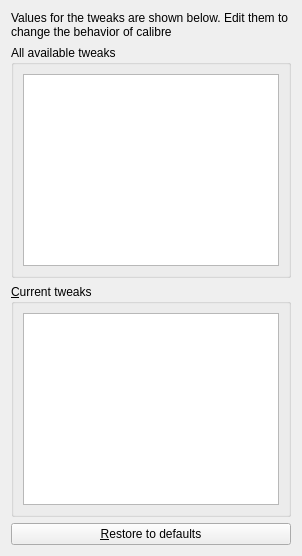
               <widget class="QWidget" name="tab_2">
                <attribute name="title">
                 <string>&amp;Tweaks</string>
                </attribute>
                <layout class="QVBoxLayout" name="verticalLayout_4">
                 <item>
                  <widget class="QLabel" name="label_18">
                   <property name="text">
                    <string>Values for the tweaks are shown below. Edit them to change the behavior of calibre</string>
                   </property>
                   <property name="wordWrap">
                    <bool>true</bool>
                   </property>
                  </widget>
                 </item>
                 <item>
                  <widget class="QGroupBox" name="groupBox_6">
                   <property name="title">
                    <string>All available tweaks</string>
                   </property>
                   <layout class="QGridLayout" name="gridLayout_11">
                    <item row="0" column="0">
                     <widget class="QPlainTextEdit" name="default_tweaks">
                      <property name="readOnly">
                       <bool>true</bool>
                      </property>
                     </widget>
                    </item>
                   </layout>
                  </widget>
                 </item>
                 <item>
                  <widget class="QGroupBox" name="groupBox_7">
                   <property name="title">
                    <string>&amp;Current tweaks</string>
                   </property>
                   <layout class="QGridLayout" name="gridLayout_10">
                    <item row="0" column="0">
                     <widget class="QPlainTextEdit" name="current_tweaks"/>
                    </item>
                   </layout>
                  </widget>
                 </item>
                 <item>
                  <widget class="QPushButton" name="restore_tweaks_to_default_button">
                   <property name="text">
                    <string>&amp;Restore to defaults</string>
                   </property>
                  </widget>
                 </item>
                </layout>
               </widget>
